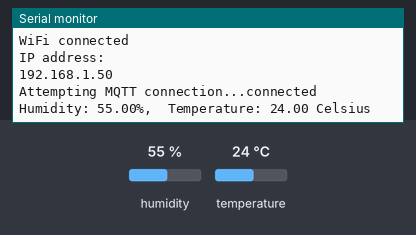
Bench run of a sketch on a simulated ESP8266 (NodeMCU). Parts: the last lines printed to the serial monitor. The test bench sets the inputs (shaded band); at power-on: humidity 55 %, temperature 24 °C. WiFi joins after 1.5 s; servers stay silent unless stated; no MQTT or app messages arrive unless stated.

Above: at 2.7 s.
2.8 s: humidity set to 22 %
At 4.5 s:
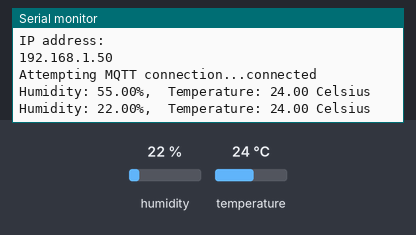
5.5 s: temperature set to 12 °C
At 6.3 s:
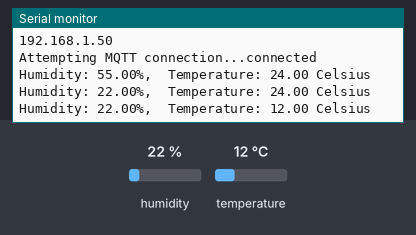
8.2 s: humidity set to 40 %
At 11.0 s:
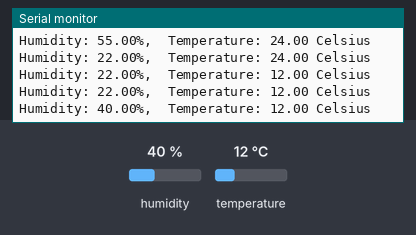
Timing chart, 0 to 12.5 s (numbered marks = the images above; inputs shaded):
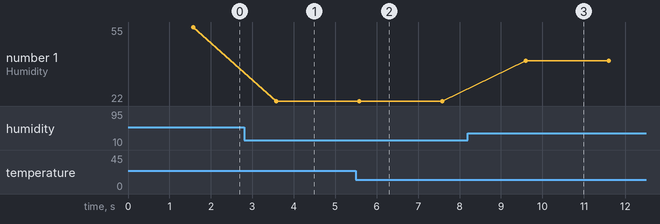

The sketch:

tempHum.ino
```cpp
#include <ESP8266WiFi.h>
#include <PubSubClient.h>
#include <DHT.h> // DHT library 1.2.3 (newer library returns error)

#define DHTTYPE DHT21 // dht type of sensor, change if you have other
#define DHTPIN 14 // D5 pin on nodeMCU board, GPIO pin 14 - connected DATA from sensor

// wifi
const char* ssid = "luisa";
const char* password = "123luisa";

// MQTT Broker
const char *mqtt_server = "mqtt3.thingspeak.com";
const char *topicT = "channels/2207179/publish/fields/field1";
const char *topicH = "channels/2207179/publish/fields/field2";
const char *mqtt_clientid = "EwkcAwUzDh8xCCkQAAgpMhU";
const char *mqtt_username = "EwkcAwUzDh8xCCkQAAgpMhU";
const char *mqtt_password = "8mvGHbbh+JVVjRHjqpytb3rD";
const int   mqtt_port = 1883;
long writeChannelID = 86;

WiFiClient espClient;
PubSubClient client(espClient);

// Sensor
DHT dht(DHTPIN, DHTTYPE); // declare dht object to access sensor

float hum;  //Stores humidity value
float temp; //Stores temperature value

// Temporary variables
static char s_temp[7];
static char s_hum[7];

void setup_wifi() {

  delay(10);
  Serial.println();
  Serial.print("Connecting to ");
  Serial.println(ssid);

  WiFi.mode(WIFI_STA);
  WiFi.begin(ssid, password);

  while (WiFi.status() != WL_CONNECTED) {
    delay(500);
    Serial.print(".");
  }

  randomSeed(micros());

  Serial.println("");
  Serial.println("WiFi connected");
  Serial.println("IP address: ");
  Serial.println(WiFi.localIP());
}

void reconnect() {
  // Loop until we're reconnected
  while (!client.connected()) {
    Serial.print("Attempting MQTT connection...");
    // Attempt to connect
    if (client.connect(mqtt_clientid,mqtt_username,mqtt_password)) {
      Serial.println("connected");
    } else {
      Serial.print("failed, rc=");
      Serial.print(client.state());
      Serial.println(" try again in 5 seconds");
      // Wait 5 seconds before retrying
      delay(5000);
    }
  }
}

void setup() {
  Serial.begin(115200);
  setup_wifi();
  client.setServer(mqtt_server, mqtt_port);
   dht.begin();
}

void loop() {

  if (!client.connected()) {
    reconnect();
  }
  client.loop();

  //Read data and store it to variables hum and temp
  hum = dht.readHumidity();
  temp= dht.readTemperature();

  //Print temp and humidity values to serial monitor
  Serial.print("Humidity: ");
  Serial.print(hum);
  Serial.print("%,  Temperature: ");
  Serial.print(temp);
  Serial.println(" Celsius");

  dtostrf(temp, 6, 2, s_temp);
  dtostrf(hum, 6, 2, s_hum);

  client.publish(topicT,  s_temp );
  client.publish(topicH,  s_hum );

  delay(2000); //Delay 2 sec.
}
```

Measured:
- after the input at 2.8 s, the serial monitor: prints a new line after 0.78 s (image 1)
- after the input at 5.5 s, the serial monitor: prints a new line after 0.08 s (image 2)
- after the input at 8.2 s, the serial monitor: prints a new line after 1.4 s (image 3)
- plotted number 1: 55 → 22 after the input at 2.8 s, 22 → 40 after the input at 8.2 s
